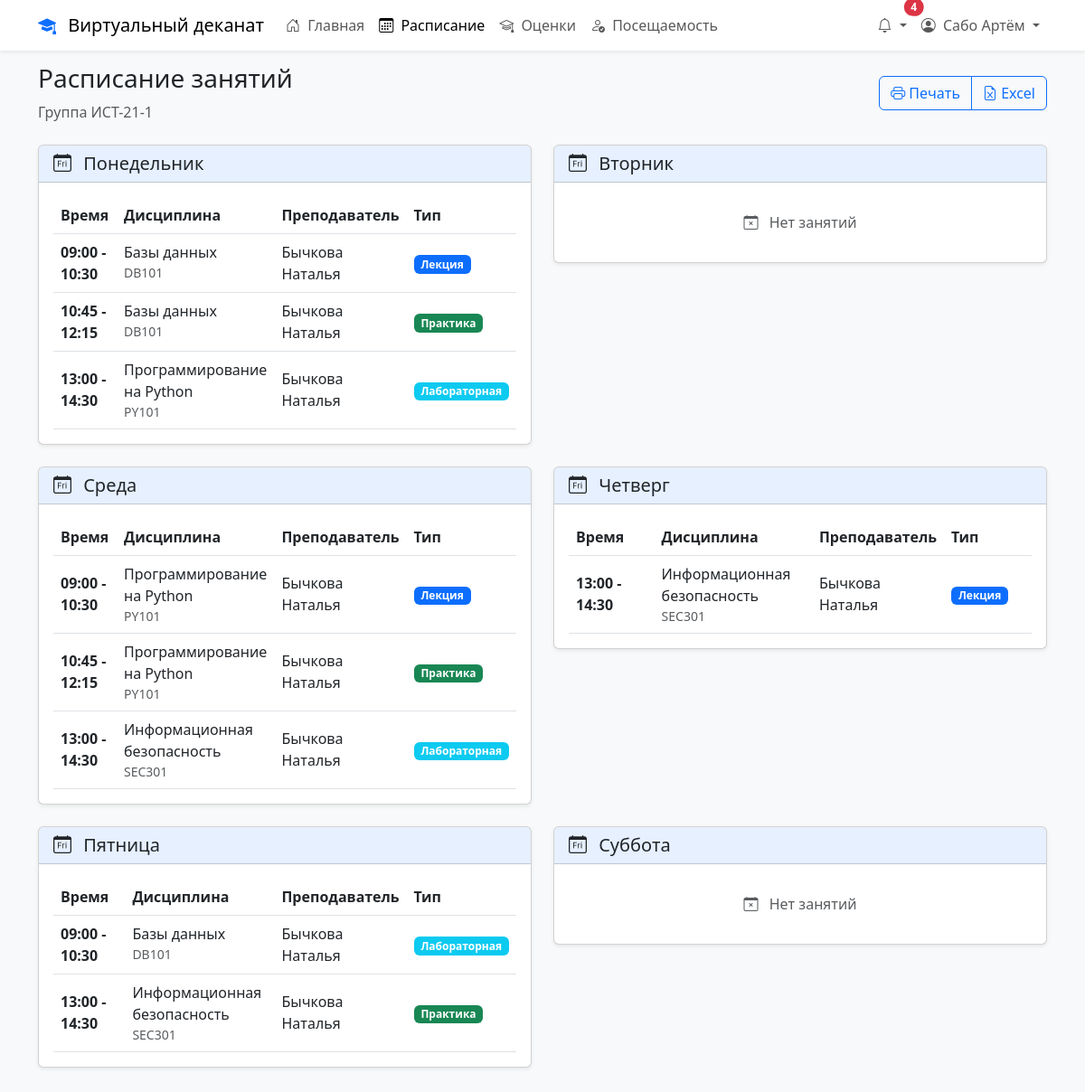
Page /schedule.php (signed in) on the committed database.
### tables this page shows
CREATE TABLE IF NOT EXISTS `users` (
  `id` int NOT NULL AUTO_INCREMENT,
  `username` varchar(50) NOT NULL,
  `password` varchar(255) NOT NULL,
  `email` varchar(100) NOT NULL,
  `first_name` varchar(50) NOT NULL,
  `last_name` varchar(50) NOT NULL,
  `created_at` timestamp NULL DEFAULT CURRENT_TIMESTAMP,
  `last_login` timestamp NULL DEFAULT NULL,
  `is_active` tinyint(1) DEFAULT '1',
  `failed_attempts` int DEFAULT '0',
  `last_failed_attempt` timestamp NULL DEFAULT NULL,
  `reset_code` varchar(32) DEFAULT NULL,
  `reset_code_expires` timestamp NULL DEFAULT NULL,
  PRIMARY KEY (`id`),
  UNIQUE KEY `username` (`username`),
  UNIQUE KEY `email` (`email`)
);

CREATE TABLE IF NOT EXISTS `student_groups` (
  `id` int NOT NULL,
  `name` varchar(50) NOT NULL,
  `student_id` int NOT NULL,
  `group_id` int NOT NULL,
  `department_id` int DEFAULT NULL,
  `status` enum('active','inactive','graduated') NOT NULL DEFAULT 'active',
  `joined_date` date NOT NULL,
  `left_date` date DEFAULT NULL,
  `created_at` timestamp NULL DEFAULT CURRENT_TIMESTAMP,
  `updated_at` timestamp NULL DEFAULT CURRENT_TIMESTAMP ON UPDATE CURRENT_TIMESTAMP
);

CREATE TABLE IF NOT EXISTS `groups` (
  `id` int NOT NULL,
  `name` varchar(50) NOT NULL,
  `faculty` varchar(100) NOT NULL,
  `year_of_study` int NOT NULL,
  `curator_id` int DEFAULT NULL,
  `created_at` timestamp NULL DEFAULT CURRENT_TIMESTAMP,
  `updated_at` timestamp NULL DEFAULT CURRENT_TIMESTAMP ON UPDATE CURRENT_TIMESTAMP,
  `department_id` int DEFAULT NULL,
  `code` varchar(20) NOT NULL
);

CREATE TABLE IF NOT EXISTS `schedule` (
  `id` int NOT NULL,
  `course_id` int DEFAULT NULL,
  `group_id` int DEFAULT NULL,
  `teacher_id` int DEFAULT NULL,
  `room` varchar(50) DEFAULT NULL,
  `day_of_week` int NOT NULL,
  `start_time` time NOT NULL,
  `end_time` time NOT NULL,
  `type` enum('lecture','practice','lab') NOT NULL,
  `semester` int NOT NULL,
  `year` int NOT NULL,
  `is_active` tinyint(1) DEFAULT '1',
  `last_modified_by` int DEFAULT NULL,
  `last_modified_at` timestamp NULL DEFAULT CURRENT_TIMESTAMP ON UPDATE CURRENT_TIMESTAMP,
  `created_at` timestamp NULL DEFAULT CURRENT_TIMESTAMP
);

CREATE TABLE IF NOT EXISTS `courses` (
  `id` int NOT NULL,
  `name` varchar(100) NOT NULL,
  `code` varchar(20) NOT NULL,
  `description` text,
  `teacher_id` int DEFAULT NULL,
  `credits` int NOT NULL,
  `semester` int NOT NULL,
  `status` enum('active','completed','planned') NOT NULL DEFAULT 'active',
  `start_date` date DEFAULT NULL,
  `end_date` date DEFAULT NULL,
  `max_students` int DEFAULT NULL,
  `current_students` int DEFAULT NULL,
  `created_at` timestamp NULL DEFAULT CURRENT_TIMESTAMP,
  `department_id` int DEFAULT NULL,
  `hours` int NOT NULL DEFAULT '0'
);

### schedule.php (the view, shortened to what this page needs)
<?php
require_once 'config/config.php';
$user_id = $_SESSION['user_id'];
$sql = "SELECT s.id as student_id, sg.group_id, g.name as group_name
        FROM students s
        LEFT JOIN student_groups sg ON s.id = sg.student_id
        LEFT JOIN `groups` g ON sg.group_id = g.id
        WHERE s.user_id = ?";
$stmt = $conn->prepare($sql);
$stmt->bind_param('i', $user_id);
$stmt->execute();
$result = $stmt->get_result();
$student = $result->fetch_assoc();
$sql = "SELECT
            s.*,
            c.name as course_name,
            c.code as course_code,
            CONCAT(u.last_name, ' ', u.first_name) as teacher_name,
            r.name as room_name
        FROM schedule s
        JOIN courses c ON s.course_id = c.id
        JOIN teachers t ON s.teacher_id = t.id
        JOIN users u ON t.user_id = u.id
        LEFT JOIN rooms r ON s.room = r.id
        WHERE s.group_id = ? AND s.is_active = 1
        ORDER BY s.day_of_week, s.start_time";
$stmt = $conn->prepare($sql);
$stmt->bind_param('i', $student['group_id']);
$stmt->execute();
$result = $stmt->get_result();
$schedule = $result->fetch_all(MYSQLI_ASSOC);
$days = [
    1 => 'Понедельник',
    2 => 'Вторник',
    3 => 'Среда',
    4 => 'Четверг',
    5 => 'Пятница',
    6 => 'Суббота'
];
$scheduleByDay = [];
foreach ($schedule as $lesson) {
    $scheduleByDay[$lesson['day_of_week']][] = $lesson;
}
?>
<!DOCTYPE html>
<html lang="ru">
<head>
    <link href="https://cdn.jsdelivr.net/npm/bootstrap@5.3.0/dist/css/bootstrap.min.css" rel="stylesheet">
    <link href="https://cdn.jsdelivr.net/npm/bootstrap-icons@1.7.2/font/bootstrap-icons.css" rel="stylesheet">
</head>
<body class="bg-light">
    <?php include 'includes/navbar.php'; ?>
    <div class="container my-4">
        <div class="d-flex justify-content-between align-items-center mb-4">
            <div>
                <h1 class="h3">Расписание занятий</h1>
                <p class="text-muted mb-0">Группа <?php echo htmlspecialchars($student['group_name']); ?></p>
            </div>
            <div class="btn-group">
                <button class="btn btn-outline-primary" onclick="window.print()">
                    <i class="bi bi-printer"></i> Печать
                </button>
                <button class="btn btn-outline-primary" onclick="exportToExcel()">
                    <i class="bi bi-file-earmark-excel"></i> Excel
                </button>
            </div>
        </div>
        <div class="row">
            <?php foreach ($days as $dayNum => $dayName): ?>
                <div class="col-md-6 mb-4">
                    <div class="card shadow-sm day-card">
                        <div class="card-header schedule-header">
                            <h5 class="card-title mb-0">
                                <i class="bi bi-calendar-day me-2"></i>
                                <?php echo $dayName; ?>
                            </h5>
                        </div>
                        <div class="card-body">
                            <?php if (isset($scheduleByDay[$dayNum])): ?>
                                <div class="table-responsive">
                                    <table class="table table-hover mb-0">
                                        <thead>
                                            <tr>
                                                <th style="width: 20%">Время</th>
                                                <th style="width: 35%">Дисциплина</th>
                                                <th style="width: 25%">Преподаватель</th>
                                                <th style="width: 20%">Тип</th>
                                            </tr>
                                        </thead>
                                        <tbody>
                                            <?php foreach ($scheduleByDay[$dayNum] as $lesson): ?>
                                                <tr>
                                                    <td class="align-middle">
                                                        <strong>
                                                            <?php
                                                            echo substr($lesson['start_time'], 0, 5) . ' - ' .
                                                                 substr($lesson['end_time'], 0, 5);
                                                            ?>
                                                        </strong>
                                                    </td>
                                                    <td>
                                                        <?php echo htmlspecialchars($lesson['course_name']); ?>
                                                        <div class="small text-muted">
                                                            <?php echo htmlspecialchars($lesson['course_code']); ?>
                                                        </div>
                                                    </td>
                                                    <td class="align-middle">
                                                        <?php echo htmlspecialchars($lesson['teacher_name']); ?>
                                                    </td>
                                                    <td class="align-middle">
                                                        <span class="badge bg-<?php echo getLessonTypeClass($lesson['type']); ?>">
                                                            <?php echo getLessonType($lesson['type']); ?>
                                                        </span>
                                                    </td>
                                                </tr>
                                            <?php endforeach; ?>
                                        </tbody>
                                    </table>
                                </div>
                            <?php else: ?>
                                <p class="text-muted mb-0 text-center py-3">
                                    <i class="bi bi-calendar-x me-2"></i>
                                    Нет занятий
                                </p>
                            <?php endif; ?>
                        </div>
                    </div>
                </div>
            <?php endforeach; ?>
        </div>
    </div>
</body>
</html>
<?php
function getLessonTypeClass($type) {
    $classes = [
        'lecture' => 'primary',
        'practice' => 'success',
        'lab' => 'info',
        'exam' => 'danger'
    ];
    return $classes[$type] ?? 'secondary';
}
function getLessonType($type) {
    $types = [
        'lecture' => 'Лекция',
        'practice' => 'Практика',
        'lab' => 'Лабораторная',
        'exam' => 'Экзамен'
    ];
    return $types[$type] ?? 'Неизвестно';
}
?>

### includes/navbar.php (shortened to what this page needs)
<?php
$currentUserId = $_SESSION['user_id'] ?? null;
if ($currentUserId) {
    try {
        $db = new PDO("mysql:host=" . DB_HOST . ";dbname=" . DB_NAME, DB_USER, DB_PASS);
        $db->setAttribute(PDO::ATTR_ERRMODE, PDO::ERRMODE_EXCEPTION);
        $stmt = $db->prepare("SELECT first_name, last_name FROM users WHERE id = :user_id");
        $stmt->execute(['user_id' => $currentUserId]);
        $currentUser = $stmt->fetch(PDO::FETCH_ASSOC);
    } catch (PDOException $e) {
        $currentUser = [
            'first_name' => $_SESSION['first_name'] ?? 'Пользователь',
            'last_name' => $_SESSION['last_name'] ?? ''
        ];
    }
}
$sql = "SELECT COUNT(*) as count FROM notifications WHERE user_id = ? AND is_read = 0";
$stmt = $conn->prepare($sql);
$stmt->bind_param("i", $_SESSION['user_id']);
$stmt->execute();
$unread_notifications = $stmt->get_result()->fetch_assoc()['count'];
?>
<nav class="navbar navbar-expand-lg navbar-light bg-white shadow-sm fixed-top">
    <div class="container">
        <a class="navbar-brand" href="dashboard.php">
            <i class="bi bi-mortarboard-fill text-primary me-2"></i>
            <?php echo APP_NAME; ?>
        </a>
        <div class="collapse navbar-collapse" id="navbarNav">
            <ul class="navbar-nav me-auto">
                <?php if ($_SESSION['role_id'] == ROLE_ADMIN): ?>
                    <li class="nav-item">
                        <a class="nav-link <?php echo basename($_SERVER['PHP_SELF']) == 'dashboard.php' ? 'active' : ''; ?>"
                           href="dashboard.php">
                            <i class="bi bi-house-door me-1"></i>
                            Главная
                        </a>
                    </li>
                    <li class="nav-item">
                        <a class="nav-link <?php echo basename($_SERVER['PHP_SELF']) == 'users.php' ? 'active' : ''; ?>"
                           href="users.php">
                            <i class="bi bi-people me-1"></i>
                            Пользователи
                        </a>
                    </li>
                    <li class="nav-item">
                        <a class="nav-link <?php echo basename($_SERVER['PHP_SELF']) == 'departments.php' ? 'active' : ''; ?>"
                           href="departments.php">
                            <i class="bi bi-building me-1"></i>
                            Кафедры
                        </a>
                    </li>
                <?php elseif ($_SESSION['role_id'] == ROLE_STUDENT): ?>
                    <li class="nav-item">
                        <a class="nav-link <?php echo basename($_SERVER['PHP_SELF']) == 'dashboard.php' ? 'active' : ''; ?>"
                           href="dashboard.php">
                            <i class="bi bi-house-door me-1"></i>
                            Главная
                        </a>
                    </li>
                    <li class="nav-item">
                        <a class="nav-link <?php echo basename($_SERVER['PHP_SELF']) == 'schedule.php' ? 'active' : ''; ?>"
                           href="schedule.php">
                            <i class="bi bi-calendar3 me-1"></i>
                            Расписание
                        </a>
                    </li>
                    <li class="nav-item">
                        <a class="nav-link <?php echo basename($_SERVER['PHP_SELF']) == 'grades.php' ? 'active' : ''; ?>"
                           href="grades.php">
                            <i class="bi bi-mortarboard me-1"></i>
                            Оценки
                        </a>
                    </li>
                    <li class="nav-item">
                        <a class="nav-link <?php echo basename($_SERVER['PHP_SELF']) == 'attendance.php' ? 'active' : ''; ?>"
                           href="attendance.php">
                            <i class="bi bi-person-check me-1"></i>
                            Посещаемость
                        </a>
                    </li>
                <?php endif; ?>
            </ul>
            <ul class="navbar-nav">
                <li class="nav-item dropdown">
                    <a class="nav-link dropdown-toggle position-relative" href="#" id="notificationsDropdown"
                       role="button" data-bs-toggle="dropdown">
                        <i class="bi bi-bell"></i>
                        <?php if ($unread_notifications > 0): ?>
                            <span class="position-absolute top-0 start-100 translate-middle badge rounded-pill bg-danger">
                                <?php echo $unread_notifications; ?>
                            </span>
                        <?php endif; ?>
                    </a>
                </li>
                <li class="nav-item dropdown">
                    <a class="nav-link dropdown-toggle" href="#" id="userDropdown" role="button" data-bs-toggle="dropdown">
                        <i class="bi bi-person-circle me-1"></i>
                        <?php echo htmlspecialchars($currentUser['last_name'] . ' ' . $currentUser['first_name']); ?>
                    </a>
                </li>
            </ul>
        </div>
    </div>
</nav>

### schedule.php (style rules this page uses)
.day-card { transition: transform 0.2s; }
.schedule-header { background: rgba(var(--bs-primary-rgb), 0.1); }

### rows in the picture
users: last_name+first_name "Сабо Артём"
student_groups: group.name "ИСТ-21-1"
schedule: start_time "09:00", end_time "10:30", course.name "Базы данных", course.code "DB101", teacher_name "Бычкова Наталья", type "Лекция"
schedule: start_time "10:45", end_time "12:15", course.name "Базы данных", course.code "DB101", teacher_name "Бычкова Наталья", type "Практика"
schedule: start_time "13:00", end_time "14:30", course.name "Программирование на Python", course.code "PY101", teacher_name "Бычкова Наталья", type "Лабораторная"
schedule: start_time "09:00", end_time "10:30", course.name "Программирование на Python", course.code "PY101", teacher_name "Бычкова Наталья", type "Лекция"
schedule: start_time "10:45", end_time "12:15", course.name "Программирование на Python", course.code "PY101", teacher_name "Бычкова Наталья", type "Практика"
schedule: start_time "13:00", end_time "14:30", course.name "Информационная безопасность", course.code "SEC301", teacher_name "Бычкова Наталья", type "Лабораторная"
schedule: start_time "13:00", end_time "14:30", course.name "Информационная безопасность", course.code "SEC301", teacher_name "Бычкова Наталья", type "Лекция"
schedule: start_time "09:00", end_time "10:30", course.name "Базы данных", course.code "DB101", teacher_name "Бычкова Наталья", type "Лабораторная"
schedule: start_time "13:00", end_time "14:30", course.name "Информационная безопасность", course.code "SEC301", teacher_name "Бычкова Наталья", type "Практика"

### other values in the picture
APP_NAME "Виртуальный деканат"
$unread_notifications "4"
$dayName "Понедельник"
$dayName "Вторник"
$dayName "Среда"
$dayName "Четверг"
$dayName "Пятница"
$dayName "Суббота"
